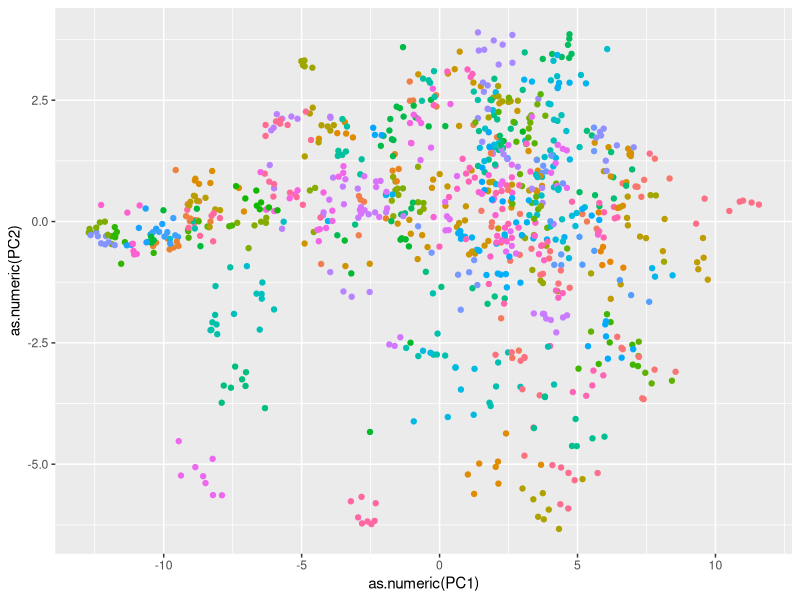

This figure's R source:
## ---- chunk 1
knitr::opts_chunk$set(echo = TRUE)
## ---- chunk 2
# Load Libraries
library(dplyr)
library(ggplot2)
library(lme4)
library(broom.mixed)
library(lmerTest)

data = read.csv("./data/data_clean.csv")
## ---- chunk 3
# Impute missing values with of values in the same region
selected_columns_pca = select(data, c(starts_with("x"), "region"))
selected_columns_pca = selected_columns_pca %>%
  rename(x8.7=x8.7..due.process.of.the.law.and.rights.of.the.accused)
selected_columns_pca_imputed = selected_columns_pca %>%
  group_by(region) %>%
  mutate_all(~ ifelse(is.na(.), mean(., na.rm = TRUE), .))
selected_columns_pca_imputed = selected_columns_pca_imputed[, -c(1,ncol(selected_columns_pca_imputed))]

# Extract Principle Components of Rule of Law Variables
pca = prcomp(selected_columns_pca_imputed, scale. = TRUE)
variance_explained = (pca$sdev^2) / sum(pca$sdev^2)
## ---- chunk 4
# Visualize Principle Components
PC1and2 = as.data.frame(cbind(pca$x[,c(1,2)], data$country))
ggplot(data = PC1and2,aes(x=as.numeric(PC1), y=as.numeric(PC2))) + geom_point(aes(color = data$country)) + theme(legend.position = "none")
## ---- chunk 5
# Fit mixed linear model with top 5 principal components
selected_columns_data = data[, c("country","year", "region", "hdi")]
selected_columns_data[selected_columns_data$year == "2012-2013", "year"] = "2012.5"
selected_columns_data[selected_columns_data$year == "2017-2018", "year"] = "2017.5"
selected_columns_data$year = as.numeric(selected_columns_data$year)
selected_columns_data$years_from_2000 = selected_columns_data$year - 2000
TopPCs = as.data.frame(cbind(pca$x[,seq(1,5)], selected_columns_data))
                  
mixed_effects = lmer(hdi~PC1+PC2+PC3+PC4+PC5+(1+PC1+PC2+PC3+PC4+PC5|region)+(1+years_from_2000||country),data=TopPCs)

summary(mixed_effects)
## ---- chunk 6
# Determine importance of each variable
range(pca$rotation[,"PC1"])
